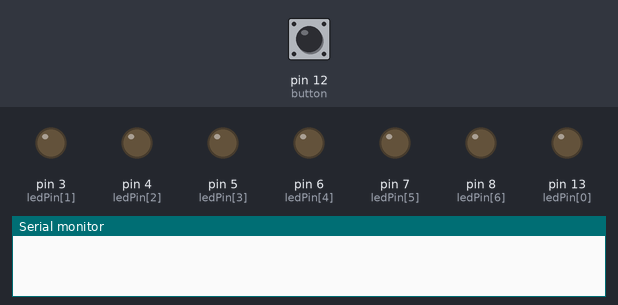
Bench run of a sketch on a simulated Arduino Uno, built with avr-gcc and run on an emulated ATmega328P. Shown: output pins drawn as LEDs (lit = HIGH), the last lines printed to the serial monitor. Inputs (shaded band) come from the test bench; at power-on: pin 12 (button) LOW. Random numbers use the default seed unless the sketch sets one.

Above: at 1.2 s.
1.3 s: pin 12 (button) pulled HIGH for 3.2 s
At 5.9 s:
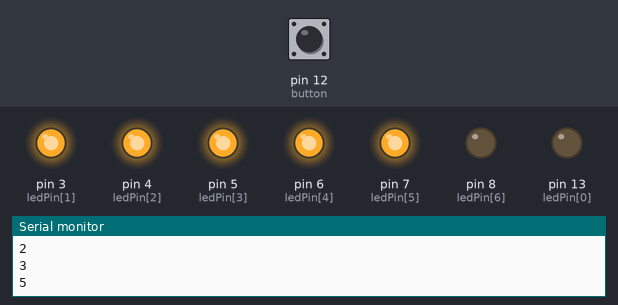
6.8 s: pin 12 (button) pulled HIGH for 0.15 s
At 9.0 s:
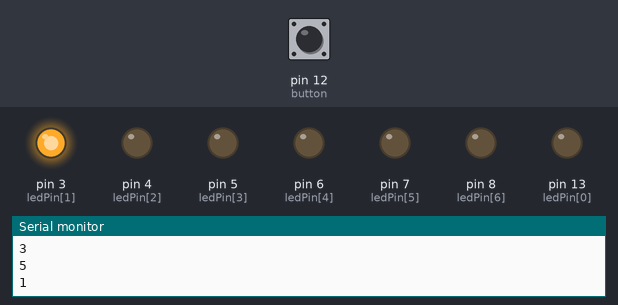
9.3 s: pin 12 (button) pulled HIGH for 3.2 s
At 14.4 s:
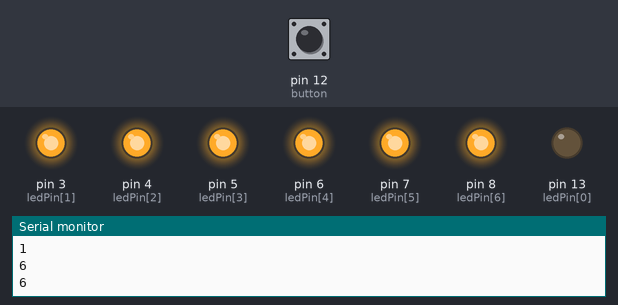
14.8 s: pin 12 (button) pulled HIGH for 3.2 s
At 19.3 s:
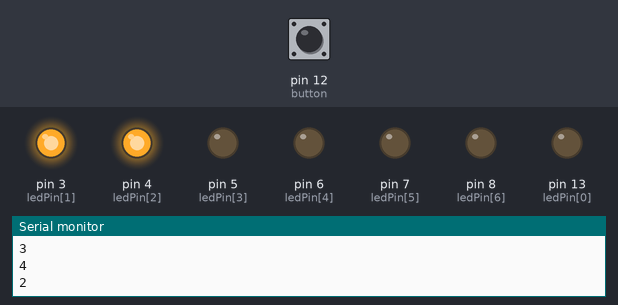
19.5 s: pin 12 (button) pulled HIGH for 1 s
At 21.1 s:
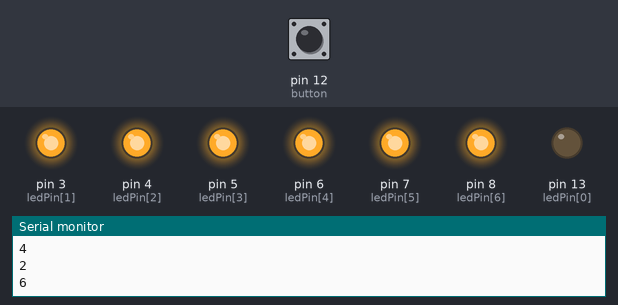
Timing chart, 0 to 22.6 s (numbered marks = the images above; inputs shaded):
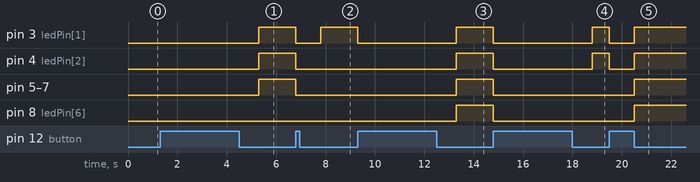

Measured:
- after the input at 1.3 s, pin 3 (ledPin[1]), pin 4 (ledPin[2]), pin 5 (ledPin[3]), pin 6 (ledPin[4]), pin 7 (ledPin[5]): LOW → HIGH after 4.0 s
- after the input at 6.8 s, pin 3 (ledPin[1]): HIGH → LOW at once, → HIGH 1.0 s later; pin 4 (ledPin[2]), pin 5 (ledPin[3]), pin 6 (ledPin[4]), pin 7 (ledPin[5]): HIGH → LOW at once
- after the input at 9.3 s, pin 3 (ledPin[1]): HIGH → LOW at once, → HIGH 4.0 s later; pin 4 (ledPin[2]), pin 5 (ledPin[3]), pin 6 (ledPin[4]), pin 7 (ledPin[5]), pin 8 (ledPin[6]): LOW → HIGH after 4.0 s
- after the input at 14.8 s, pin 3 (ledPin[1]), pin 4 (ledPin[2]): HIGH → LOW at once, → HIGH 4.0 s later; pin 5 (ledPin[3]), pin 6 (ledPin[4]), pin 7 (ledPin[5]), pin 8 (ledPin[6]): HIGH → LOW at once
- after the input at 19.5 s, pin 3 (ledPin[1]), pin 4 (ledPin[2]): HIGH → LOW at once, → HIGH 1.0 s later; pin 5 (ledPin[3]), pin 6 (ledPin[4]), pin 7 (ledPin[5]), pin 8 (ledPin[6]): LOW → HIGH after 1.0 s

The sketch:

Dice.ino
```cpp
//Dice.ino

byte ledPin[] = {13, 3, 4, 5, 6, 7, 8}; //die Onboard LED ist 0 im Array
byte button = 12; //da ist der Taster dran

void setup() {
//LED Pins auf Ausgang
	for (int i = 0; i < 7; i++) {
		pinMode(ledPin[i], OUTPUT);
	}

//button Pin auf Eingang
	pinMode(button, INPUT);

//alle LEDs aus
	for (int i = 0; i < 7; i++) {
		digitalWrite(ledPin[i], LOW);
		//randomSeed(millis());
	}
	randomSeed(analogRead(0)); // Noise als Initialisierung
	Serial.begin(9600); //zur Ausgabe der Zufallszahl auf der Konsole
}

void loop() {
//Button auslesen
	int state = digitalRead(button);
	if (state == HIGH) {
		rollthedice();  //würfeln
  	}
}

void rollthedice() {
	int dice = random(1, 7); //komisch, aber random(1,6) liefert keine 6! Arduino und Clones verhalten sich hier gleich
	Serial.println(dice); //gibt die Zufallzahl auf der Konsole aus
	clearLed();
	delay(1000);
	showLed(dice);
}

void clearLed() {
	for (int i = 1; i < 7; i++) {
		digitalWrite(ledPin[i], LOW);
	}
}

void showLed(int eyes) {
	for (int i = 1; i < (eyes + 1); i++) {
		digitalWrite(ledPin[i], HIGH);
	}
}
```
